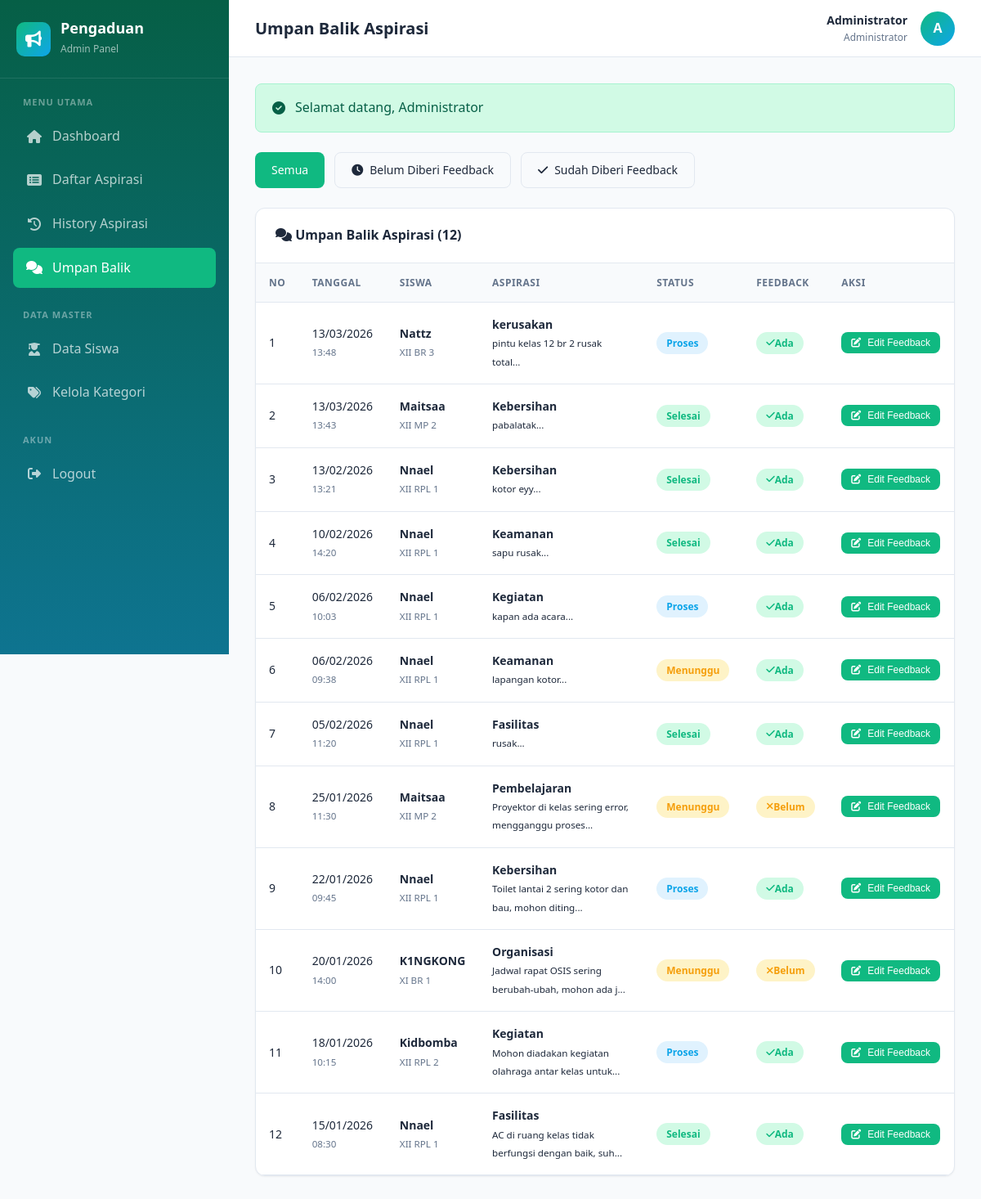
/index.php?page=admin/feedback (signed in), run on the app's committed database.
### tables this page shows
CREATE TABLE `input_aspirasi` (
  `id_pelaporan` int NOT NULL,
  `nis` int NOT NULL,
  `id_kategori` int NOT NULL,
  `lokasi` varchar(50) NOT NULL,
  `ket` text NOT NULL,
  `tanggal_input` datetime DEFAULT CURRENT_TIMESTAMP
);

CREATE TABLE `siswa` (
  `nis` int NOT NULL,
  `nama` varchar(100) NOT NULL,
  `kelas` varchar(10) NOT NULL,
  `password` varchar(255) NOT NULL,
  `created_at` timestamp NULL DEFAULT CURRENT_TIMESTAMP
);

CREATE TABLE `kategori` (
  `id_kategori` int NOT NULL,
  `ket_kategori` varchar(30) NOT NULL,
  `created_at` timestamp NULL DEFAULT CURRENT_TIMESTAMP
);

CREATE TABLE `aspirasi` (
  `id_aspirasi` int NOT NULL,
  `id_pelaporan` int NOT NULL,
  `status` enum('Menunggu','Proses','Selesai') DEFAULT 'Menunggu',
  `feedback` text,
  `tanggal_update` datetime DEFAULT CURRENT_TIMESTAMP ON UPDATE CURRENT_TIMESTAMP
);

### controllers/AdminController.php (called while the page is built, shortened)
<?php
require_once __DIR__ . '/Controller.php';
require_once __DIR__ . '/../models/InputAspirasi.php';
class AdminController extends Controller {
    private $inputAspirasiModel;
    public function __construct() {
        $this->inputAspirasiModel = new InputAspirasi();
    }
    public function feedback(): void {
        $filter = $this->get('filter');
        $aspirasi = $this->inputAspirasiModel->getAllWithDetail();
        $this->view('admin/feedback/index', [
            'title' => 'Umpan Balik Aspirasi',
            'user' => $this->getCurrentUser(),
            'flash' => $this->getFlash(),
            'aspirasi' => array_values($aspirasi),
            'filter' => $filter
        ]);
    }
}

### config/Database.php (called while the page is built, shortened)
<?php
class Database {
    private static $instance = null;
    private $connection;
    private function __construct() {
        try {
            $dsn = "mysql:host=" . DB_HOST . ";dbname=" . DB_NAME . ";charset=utf8mb4";
            $options = [
                PDO::ATTR_ERRMODE => PDO::ERRMODE_EXCEPTION,
                PDO::ATTR_DEFAULT_FETCH_MODE => PDO::FETCH_ASSOC,
                PDO::ATTR_EMULATE_PREPARES => false,
            ];
            $this->connection = new PDO($dsn, DB_USER, DB_PASS, $options);
        } catch (PDOException $e) {
            die("Koneksi database gagal: " . $e->getMessage());
        }
    }
    public static function getInstance(): Database {
        if (self::$instance === null) {
            self::$instance = new self();
        }
        return self::$instance;
    }
    public function query(string $sql, array $params = []): PDOStatement {
        $stmt = $this->connection->prepare($sql);
        $stmt->execute($params);
        return $stmt;
    }
}

### models/Model.php (called while the page is built, shortened)
<?php
require_once __DIR__ . '/../config/Database.php';
abstract class Model {
    public function __construct() {
        $this->db = Database::getInstance();
    }
}

### models/InputAspirasi.php (called while the page is built, shortened)
<?php
require_once __DIR__ . '/Model.php';
class InputAspirasi extends Model {
    protected $table = 'input_aspirasi';
    public function getAllWithDetail(array $filters = []): array {
        $sql = "SELECT ia.*, s.nama as nama_siswa, s.kelas, k.ket_kategori,
                       a.id_aspirasi, a.status, a.feedback, a.tanggal_update
                FROM {$this->table} ia
                JOIN siswa s ON ia.nis = s.nis
                JOIN kategori k ON ia.id_kategori = k.id_kategori
                LEFT JOIN aspirasi a ON ia.id_pelaporan = a.id_pelaporan
                WHERE 1=1";
        $params = [];
        $sql .= " ORDER BY ia.tanggal_input DESC";
        return $this->db->query($sql, $params)->fetchAll();
    }
}

### views/admin/feedback/index.php (the view, shortened to what this page needs)
<?php
require_once __DIR__ . '/../../layouts/header.php';
require_once __DIR__ . '/../../layouts/sidebar_admin.php';
?>
<div style="display: flex; gap: 12px; margin-bottom: 24px; flex-wrap: wrap;">
    <a href="<?= BASE_URL ?>index.php?page=admin/feedback"
       class="btn <?= empty($filter) ? 'btn-primary' : 'btn-secondary' ?>">
        Semua
    </a>
    <a href="<?= BASE_URL ?>index.php?page=admin/feedback&filter=belum"
       class="btn <?= $filter === 'belum' ? 'btn-primary' : 'btn-secondary' ?>">
        <i class="fas fa-clock"></i> Belum Diberi Feedback
    </a>
    <a href="<?= BASE_URL ?>index.php?page=admin/feedback&filter=sudah"
       class="btn <?= $filter === 'sudah' ? 'btn-primary' : 'btn-secondary' ?>">
        <i class="fas fa-check"></i> Sudah Diberi Feedback
    </a>
</div>
<div class="card">
    <div class="card-header">
        <h3 class="card-title">
            <i class="fas fa-comments"></i> Umpan Balik Aspirasi (<?= count($aspirasi) ?>)
        </h3>
    </div>
    <div class="card-body" style="padding: 0;">
        <?php if (!empty($aspirasi)): ?>
            <div class="table-container">
                <table>
                    <thead>
                        <tr>
                            <th>No</th>
                            <th>Tanggal</th>
                            <th>Siswa</th>
                            <th>Aspirasi</th>
                            <th>Status</th>
                            <th>Feedback</th>
                            <th>Aksi</th>
                        </tr>
                    </thead>
                    <tbody>
                        <?php foreach ($aspirasi as $index => $item): ?>
                            <tr>
                                <td><?= $index + 1 ?></td>
                                <td>
                                    <?= date('d/m/Y', strtotime($item['tanggal_input'])) ?><br>
                                    <small class="text-secondary"><?= date('H:i', strtotime($item['tanggal_input'])) ?></small>
                                </td>
                                <td>
                                    <strong><?= htmlspecialchars($item['nama_siswa']) ?></strong><br>
                                    <small class="text-secondary"><?= htmlspecialchars($item['kelas']) ?></small>
                                </td>
                                <td style="max-width: 200px;">
                                    <strong><?= htmlspecialchars($item['ket_kategori']) ?></strong><br>
                                    <small><?= htmlspecialchars(substr($item['ket'], 0, 50)) ?>...</small>
                                </td>
                                <td>
                                    <span class="badge badge-<?= strtolower($item['status']) ?>">
                                        <?= $item['status'] ?>
                                    </span>
                                </td>
                                <td>
                                    <?php if ($item['feedback']): ?>
                                        <span class="badge badge-selesai">
                                            <i class="fas fa-check"></i> Ada
                                        </span>
                                    <?php else: ?>
                                        <span class="badge badge-menunggu">
                                            <i class="fas fa-times"></i> Belum
                                        </span>
                                    <?php endif; ?>
                                </td>
                                <td>
                                    <button type="button" class="btn btn-primary btn-sm"
                                            onclick="openFeedbackModal(<?= $item['id_pelaporan'] ?>, '<?= htmlspecialchars(addslashes($item['feedback'] ?? '')) ?>', '<?= $item['status'] ?>')">
                                        <i class="fas fa-edit"></i> Edit Feedback
                                    </button>
                                </td>
                            </tr>
                        <?php endforeach; ?>
                    </tbody>
                </table>
            </div>
        <?php endif; ?>
    </div>
</div>
    </div>
</main>
<?php require_once __DIR__ . '/../../layouts/footer.php'; ?>

### controllers/assets/css/style.css (style rules this page uses)
:root { --primary-color: #10b981; --primary-hover: #059669; --primary-light: #d1fae5; --secondary-color: #64748b; --success-color: #10b981; --success-light: #d1fae5; --warning-color: #f59e0b; --warning-light: #fef3c7; --danger-color: #ef4444; --danger-light: #fee2e2; --info-color: #0ea5e9; --info-light: #e0f2fe; --bg-primary: #f8fafc; --bg-secondary: #ffffff; --bg-dark: #1e293b; --text-primary: #1e293b; --text-secondary: #64748b; --text-light: #ffffff; --border-color: #e2e8f0; --border-radius: 12px; --border-radius-sm: 8px; --shadow-sm: 0 1px 2px 0 rgb(0 0 0 / 0.05); --shadow: 0 4px 6px -1px rgb(0 0 0 / 0.1), 0 2px 4px -2px rgb(0 0 0 / 0.1); --shadow-lg: 0 10px 15px -3px rgb(0 0 0 / 0.1), 0 4px 6px -4px rgb(0 0 0 / 0.1); --sidebar-width: 280px; --header-height: 70px; --transition: all 0.3s ease; }
* { margin: 0; padding: 0; box-sizing: border-box; }
body { font-family: 'Segoe UI', 'Inter', -apple-system, BlinkMacSystemFont, sans-serif; background-color: var(--bg-primary); color: var(--text-primary); line-height: 1.6; min-height: 100vh; }
a { text-decoration: none; color: inherit; }
.card { background: var(--bg-secondary); border-radius: var(--border-radius); box-shadow: var(--shadow-sm); border: 1px solid var(--border-color); overflow: hidden; }
.card-header { padding: 20px 24px; border-bottom: 1px solid var(--border-color); display: flex; align-items: center; justify-content: space-between; }
.card-title { font-size: 16px; font-weight: 600; color: var(--text-primary); }
.card-body { padding: 24px; }
.table-container { overflow-x: auto; }
table { width: 100%; border-collapse: collapse; }
thead { background: var(--bg-primary); }
th { padding: 14px 16px; text-align: left; font-size: 12px; font-weight: 600; text-transform: uppercase; letter-spacing: 0.5px; color: var(--text-secondary); border-bottom: 1px solid var(--border-color); }
td { padding: 16px; border-bottom: 1px solid var(--border-color); font-size: 14px; color: var(--text-primary); }
.badge { display: inline-flex; align-items: center; padding: 4px 12px; border-radius: 20px; font-size: 12px; font-weight: 600; }
.badge-menunggu { background: var(--warning-light); color: var(--warning-color); }
.badge-proses { background: var(--info-light); color: var(--info-color); }
.badge-selesai { background: var(--success-light); color: var(--success-color); }
.btn { display: inline-flex; align-items: center; justify-content: center; gap: 8px; padding: 10px 20px; border-radius: var(--border-radius-sm); font-size: 14px; font-weight: 500; border: none; cursor: pointer; transition: var(--transition); }
.btn-primary { background: var(--primary-color); color: var(--text-light); }
.btn-secondary { background: var(--bg-primary); color: var(--text-primary); border: 1px solid var(--border-color); }
.btn-sm { padding: 6px 12px; font-size: 12px; }
.text-secondary { color: var(--text-secondary); }

### data on the page
input_aspirasi: tanggal_input "13/03/2026", tanggal_input "13:48", nis.nama "Nattz", nis.kelas "XII BR 3", id_kategori.ket_kategori "kerusakan", ket "pintu kelas 12 br 2 rusak total", aspirasi.status "Proses", shows "Ada"
input_aspirasi: tanggal_input "13/03/2026", tanggal_input "13:43", nis.nama "Maitsaa", nis.kelas "XII MP 2", id_kategori.ket_kategori "Kebersihan", ket "pabalatak", aspirasi.status "Selesai", shows "Ada"
input_aspirasi: tanggal_input "13/02/2026", tanggal_input "13:21", nis.nama "Nnael", nis.kelas "XII RPL 1", id_kategori.ket_kategori "Kebersihan", ket "kotor eyy", aspirasi.status "Selesai", shows "Ada"
input_aspirasi: tanggal_input "10/02/2026", tanggal_input "14:20", nis.nama "Nnael", nis.kelas "XII RPL 1", id_kategori.ket_kategori "Keamanan", ket "sapu rusak", aspirasi.status "Selesai", shows "Ada"
input_aspirasi: tanggal_input "06/02/2026", tanggal_input "10:03", nis.nama "Nnael", nis.kelas "XII RPL 1", id_kategori.ket_kategori "Kegiatan", ket "kapan ada acara", aspirasi.status "Proses", shows "Ada"
input_aspirasi: tanggal_input "06/02/2026", tanggal_input "09:38", nis.nama "Nnael", nis.kelas "XII RPL 1", id_kategori.ket_kategori "Keamanan", ket "lapangan kotor", aspirasi.status "Menunggu", shows "Ada"
input_aspirasi: tanggal_input "05/02/2026", tanggal_input "11:20", nis.nama "Nnael", nis.kelas "XII RPL 1", id_kategori.ket_kategori "Fasilitas", ket "rusak", aspirasi.status "Selesai", shows "Ada"
input_aspirasi: tanggal_input "25/01/2026", tanggal_input "11:30", nis.nama "Maitsaa", nis.kelas "XII MP 2", id_kategori.ket_kategori "Pembelajaran", ket "Proyektor di kelas sering error, mengganggu proses", aspirasi.status "Menunggu", shows "Belum"
input_aspirasi: tanggal_input "22/01/2026", tanggal_input "09:45", nis.nama "Nnael", nis.kelas "XII RPL 1", id_kategori.ket_kategori "Kebersihan", ket "Toilet lantai 2 sering kotor dan bau, mohon diting", aspirasi.status "Proses", shows "Ada"
input_aspirasi: tanggal_input "20/01/2026", tanggal_input "14:00", nis.nama "K1NGKONG", nis.kelas "XI BR 1", id_kategori.ket_kategori "Organisasi", ket "Jadwal rapat OSIS sering berubah-ubah, mohon ada j", aspirasi.status "Menunggu", shows "Belum"
input_aspirasi: tanggal_input "18/01/2026", tanggal_input "10:15", nis.nama "Kidbomba", nis.kelas "XII RPL 2", id_kategori.ket_kategori "Kegiatan", ket "Mohon diadakan kegiatan olahraga antar kelas untuk", aspirasi.status "Proses", shows "Ada"
input_aspirasi: tanggal_input "15/01/2026", tanggal_input "08:30", nis.nama "Nnael", nis.kelas "XII RPL 1", id_kategori.ket_kategori "Fasilitas", ket "AC di ruang kelas tidak berfungsi dengan baik, suh", aspirasi.status "Selesai", shows "Ada"

### other printed values
$title "Umpan Balik Aspirasi"
$user['nama'] "Administrator"
substr($user['nama'] ?? 'A', 0, 1) "A"
$flash['message'] "Selamat datang, Administrator"
count($aspirasi) "12"
